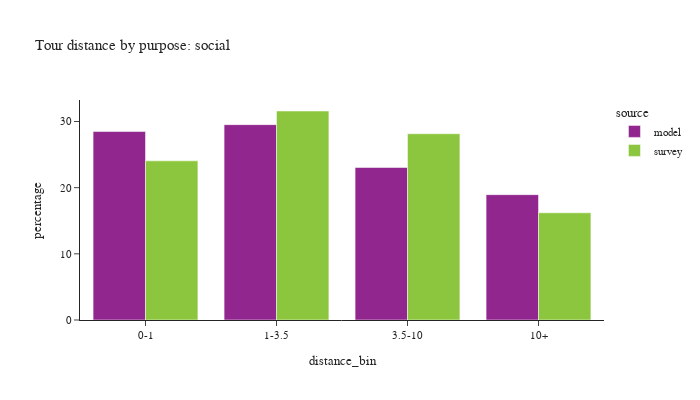

Source (notebook cell):
### Code cell
plot_bins(tour, tour['pdpurp'] == 7, 'social')

### Figure 1 — Plotly figure (JSON) as saved in the notebook; plotly's stock layout.template omitted (floating-point values rounded to 4 significant figures)
{"data": [{"alignmentgroup": "True", "customdata": [[562495], [583080], [455114], [374103]], "hovertemplate": "source=model<br>distance_bin=%{x}<br>percentage=%{y}<br>sample count=%{customdata[0]}<extra></extra>", "legendgroup": "model", "marker": {"color": "#91268F", "pattern": {"shape": ""}}, "name": "model", "offsetgroup": "model", "orientation": "v", "showlegend": true, "textposition": "auto", "type": "bar", "x": ["0-1", "1-3.5", "3.5-10", "10+"], "xaxis": "x", "y": [28.48, 29.53, 23.05, 18.94], "yaxis": "y"}, {"alignmentgroup": "True", "customdata": [[1054], [974], [708], [410]], "hovertemplate": "source=survey<br>distance_bin=%{x}<br>percentage=%{y}<br>sample count=%{customdata[0]}<extra></extra>", "legendgroup": "survey", "marker": {"color": "#8CC63E", "pattern": {"shape": ""}}, "name": "survey", "offsetgroup": "survey", "orientation": "v", "showlegend": true, "textposition": "auto", "type": "bar", "x": ["0-1", "1-3.5", "3.5-10", "10+"], "xaxis": "x", "y": [24.06, 31.59, 28.15, 16.2], "yaxis": "y"}], "layout": {"barmode": "group", "font": {"size": 11}, "height": 400, "legend": {"title": {"text": "source"}, "tracegroupgap": 0}, "title": {"text": "Tour distance by purpose: social"}, "width": 700, "xaxis": {"anchor": "y", "domain": [0.0, 1.0], "title": {"text": "distance_bin"}}, "yaxis": {"anchor": "x", "domain": [0.0, 1.0], "title": {"text": "percentage"}}}}
